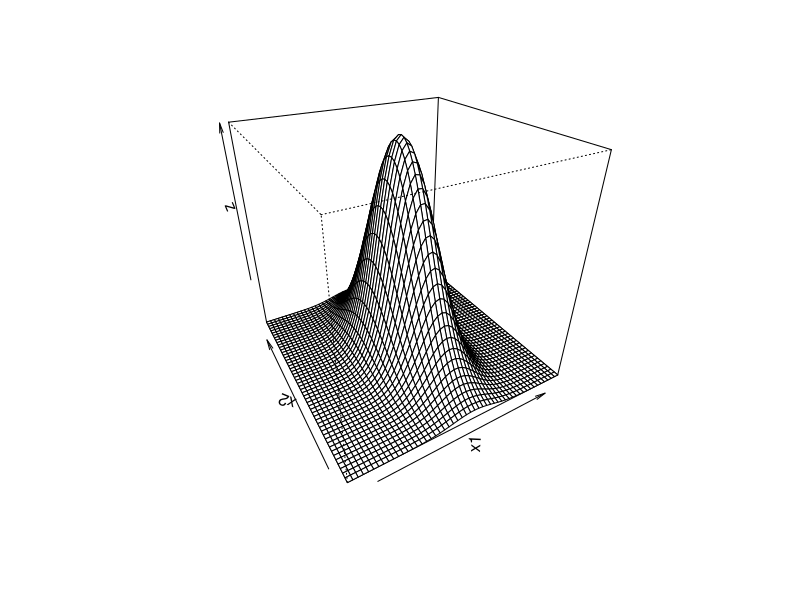
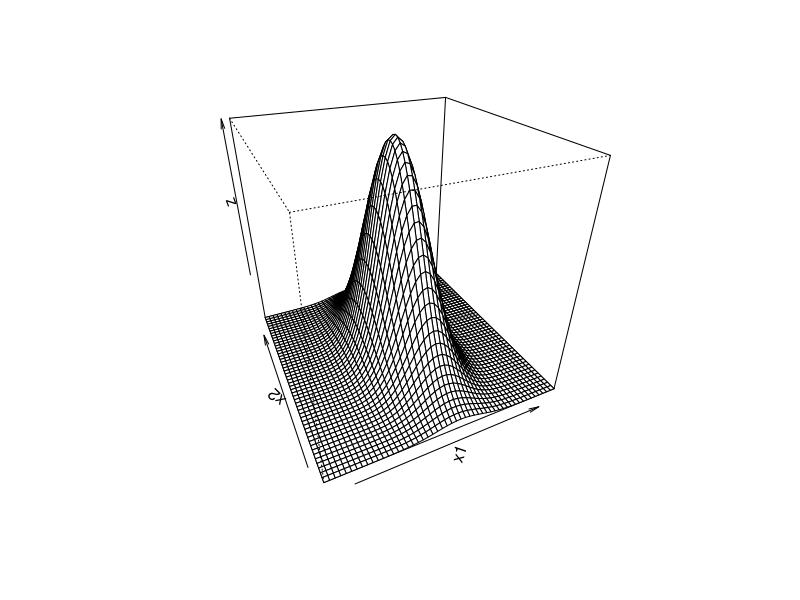
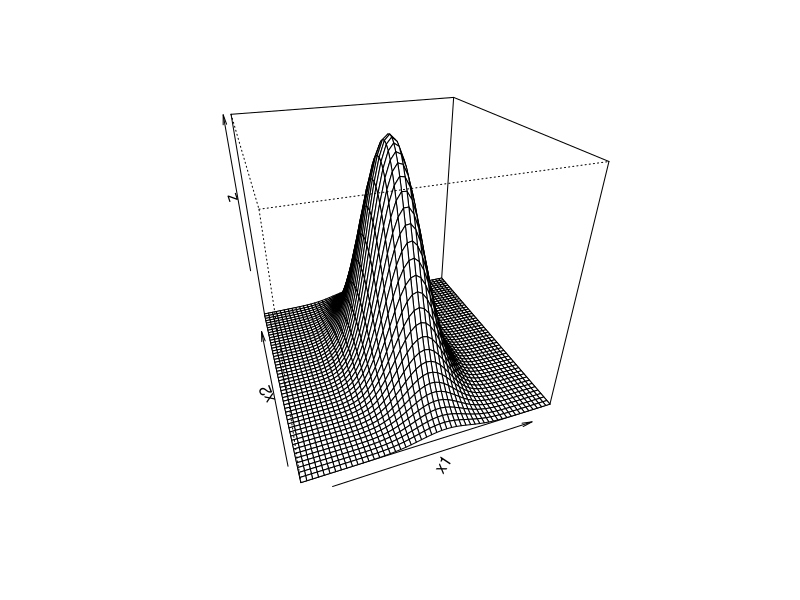
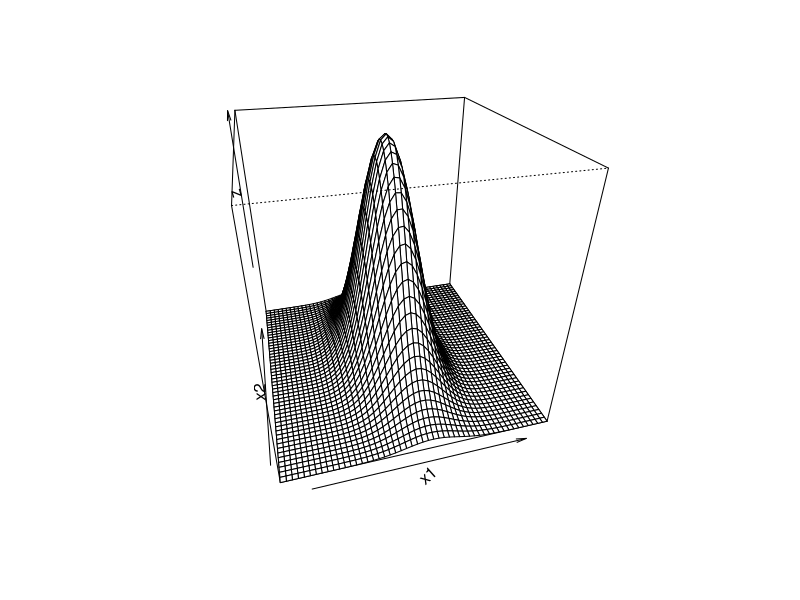
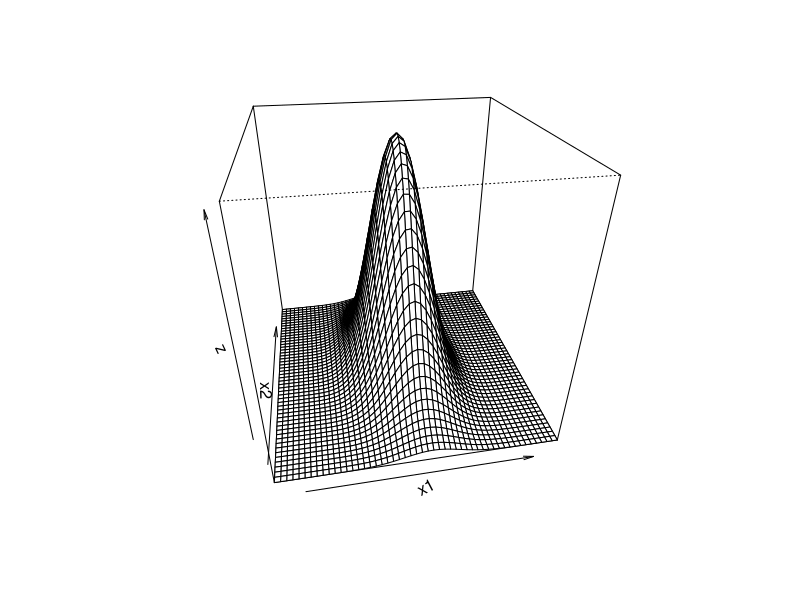
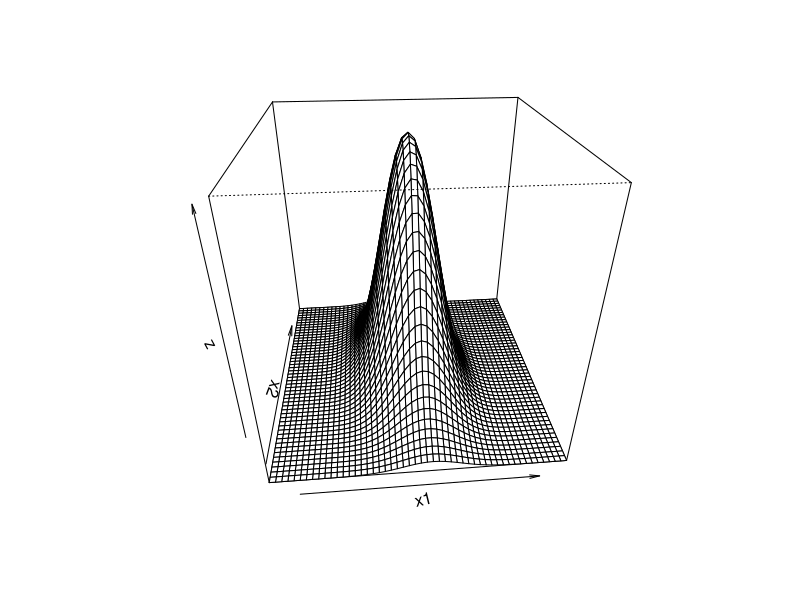
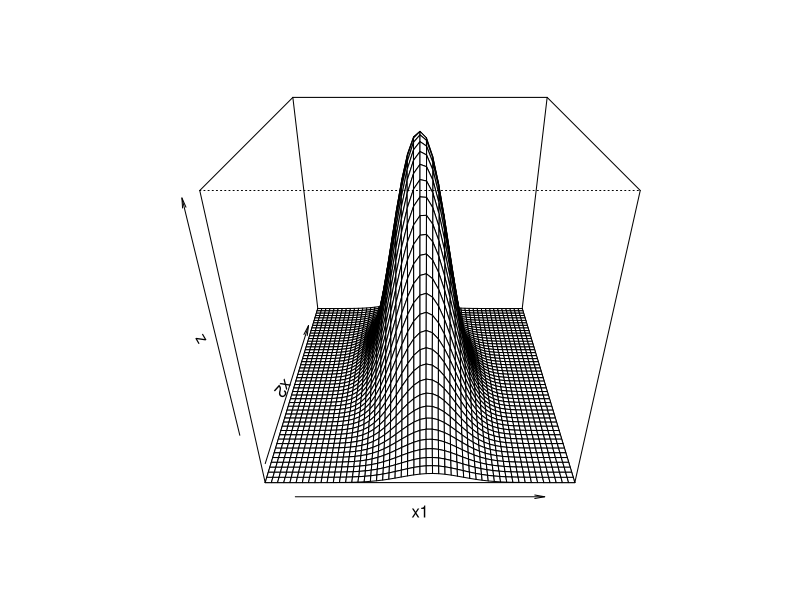
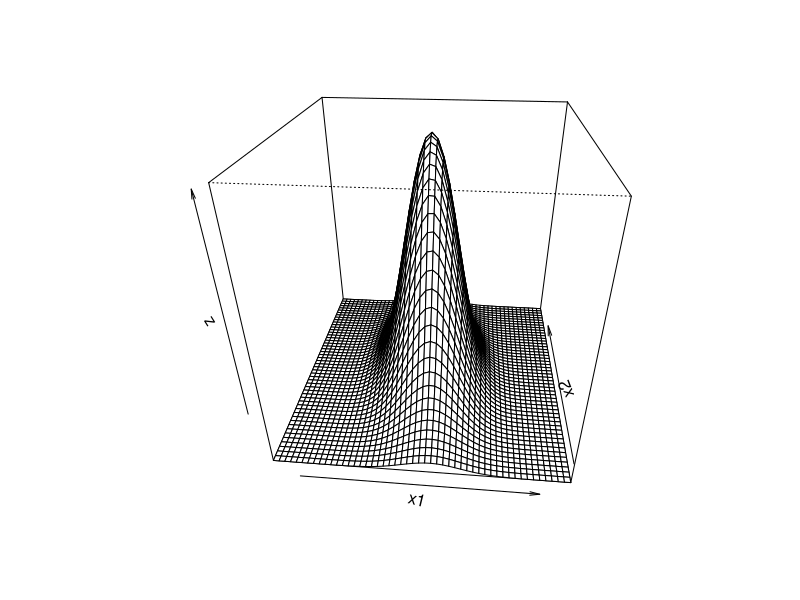

Reproduce these figures in R, in order.
###################################################
### chunk number 1: 
###################################################
options(width=70)
#library(Hmisc)
#library(xlsReadWrite)


###################################################
### chunk number 2: 
###################################################
library(mvtnorm)


###################################################
### chunk number 3: 
###################################################
n <- 2
dx <-.2
mu <- rep(0,n)
sigma <- diag(n)
sigma <- matrix(c(1,-.3,-.3,4),ncol=n)
x1 <- seq(-5,5,dx)
x2 <- seq(-5,5,dx)
x <- expand.grid(x1=x1,x2=x2)
z <- matrix(dmvnorm(x,mu,sigma),nrow=length(x1),ncol=length(x2))
#contour(x1,x2,z)
for(i in seq(-30,30,5)) persp(x1,x2,z,phi=30,theta=i)


###################################################
### chunk number 4: 
###################################################
dx=.53321
x1 <- seq(-5,5,dx)
x2 <- seq(-5,5,dx)
X <- expand.grid(x=x1,y=x2)
z=with(X,matrix(1/(x^2+y^2),nrow=length(x1),ncol=length(x2)))
#contour(x1,x2,z)
persp(x1,x2,z,phi=30,theta=45,col="lightblue",shade=1)


###################################################
### chunk number 5: 
###################################################
dx=.53
x1 <- seq(-5,5,dx)
x2 <- seq(-5,5,dx)
X <- expand.grid(x=x1,y=x2)
z=with(X,matrix(x^3+y^2,nrow=length(x1),ncol=length(x2)))
contour(x1,x2,z)


###################################################
### chunk number 6: 
###################################################
#for(i in seq(-30,340,.5))
persp(x1,x2,z,phi=30,theta=340,col="lightblue",shade=1)


###################################################
### chunk number 7: 
###################################################
library(fields) ## za risanje brvnih plastnic


###################################################
### chunk number 8: 
###################################################

dx=1
x1 <- seq(200,600,dx)
x2 <- seq(200,600,dx)
X <- expand.grid(x=x1,y=x2)
pari <- with(X,which((x^2-y^2)==2008))
pari <- X[pari,]
z <- with(X,matrix(x^2-y^2,nrow=length(x1),ncol=length(x2)))
contour(x1,x2,z)
points(pari,col="red",pch=16)


###################################################
### chunk number 9: 
###################################################
dx=20
x1 <- seq(200,600,dx)
x2 <- seq(200,600,dx)
X <- expand.grid(x=x1,y=x2)
z <- with(X,matrix(x^2-y^2,nrow=length(x1),ncol=length(x2)))
pm <- drape.plot(x1,x2,z,phi=30,theta=-60,shade=.1,
col=terrain.colors(128))
pushpin( pari[,1],pari[,2],2008,pm,
text=apply(pari,1,paste,collapse=" , "),
col="red",height=.1,cex=1)
